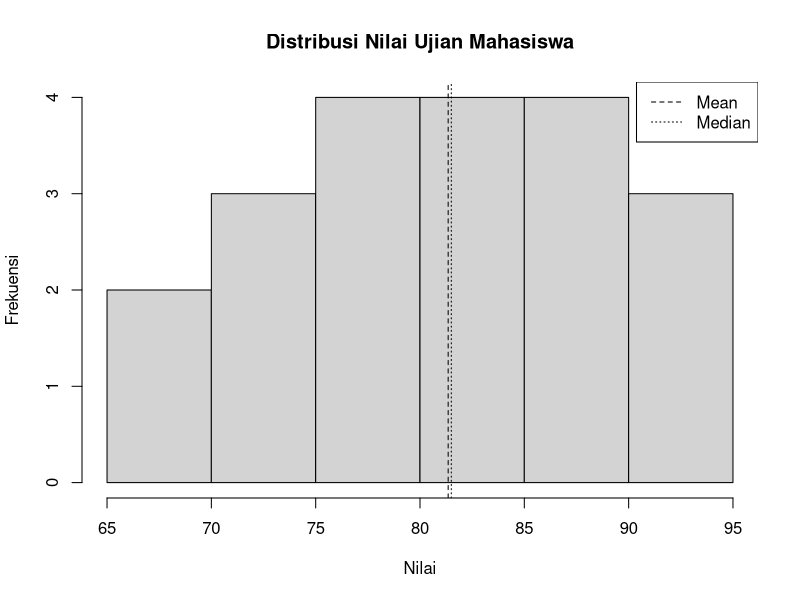
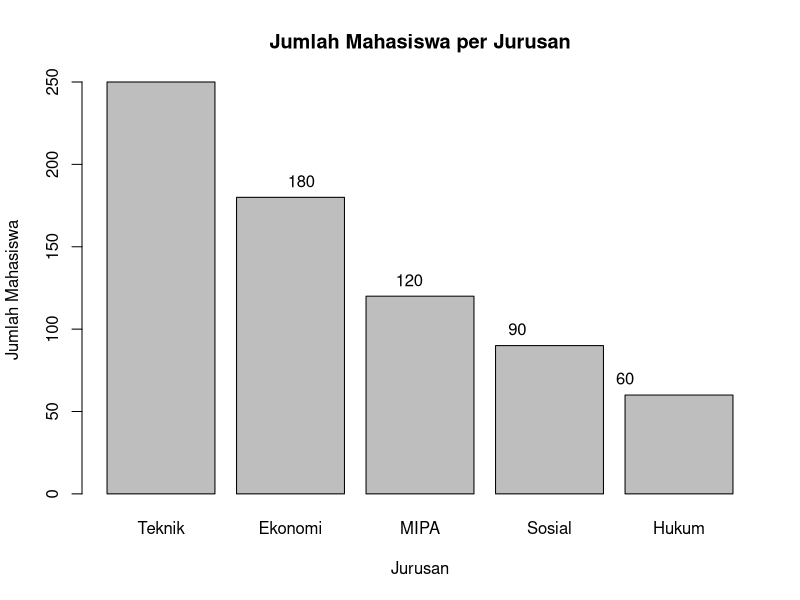
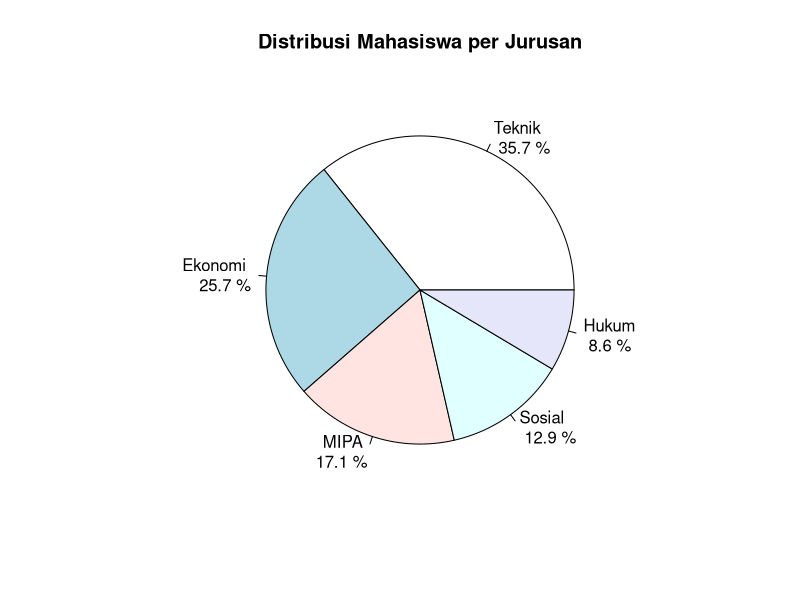
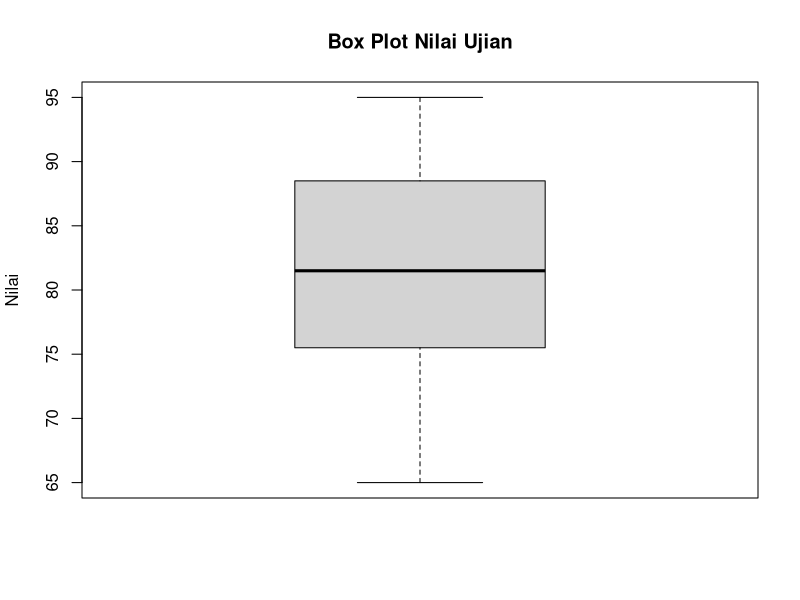
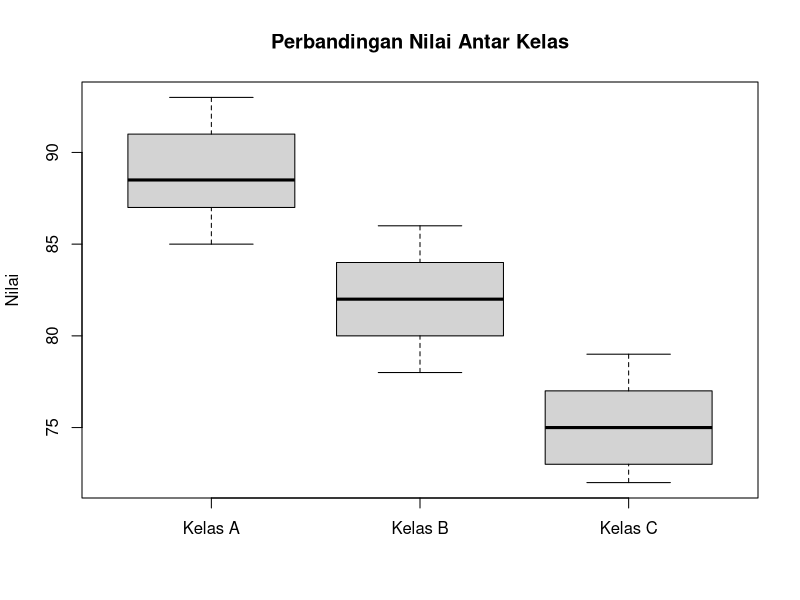
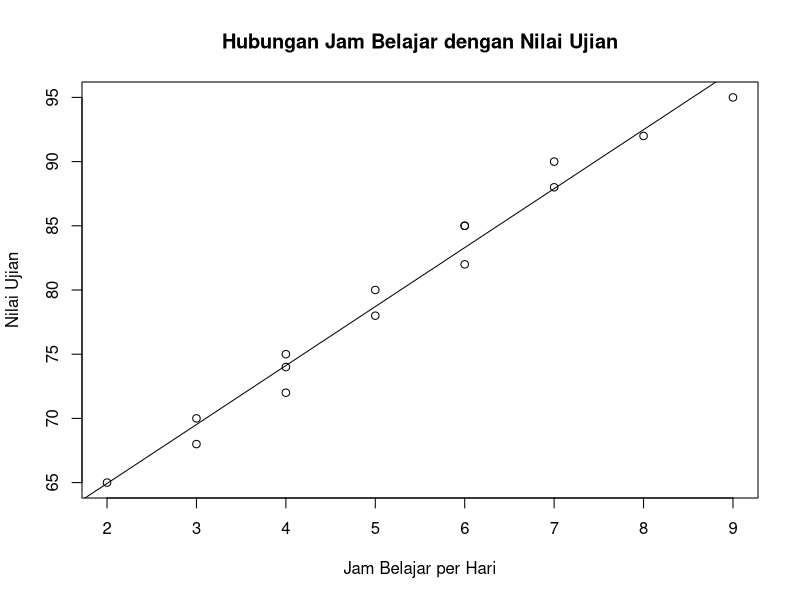
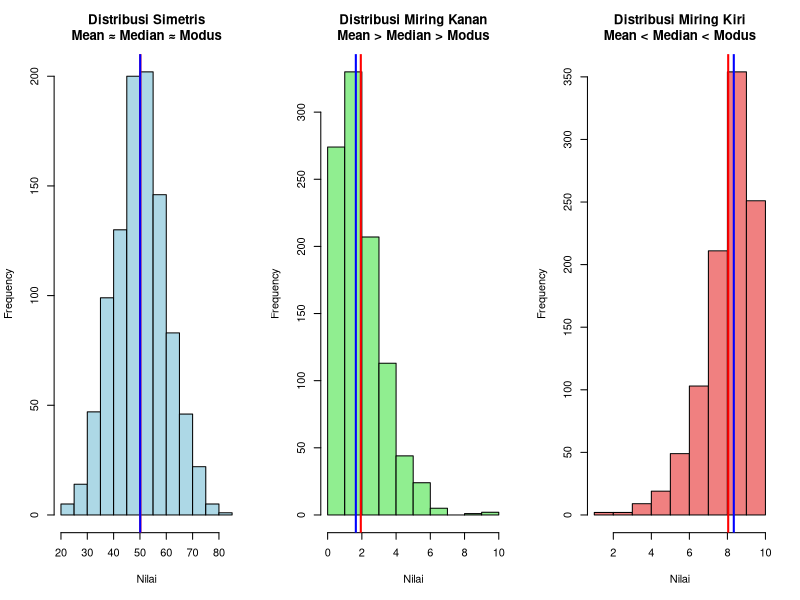

Generate these figures, in order, with R:
## ---- chunk 1
# Data contoh
nilai <- c(75, 82, 68, 90, 85, 78, 92, 65, 88, 79, 
           73, 86, 81, 94, 77, 89, 71, 83, 95, 76)

# Membuat tabel frekuensi untuk data kategorik
nilai_grade <- cut(nilai, breaks = c(0, 60, 70, 80, 90, 100), 
                   labels = c("E", "D", "C", "B", "A"))
tabel_frekuensi <- table(nilai_grade)
print(tabel_frekuensi)

# Tabel frekuensi dengan proporsi
prop.table(tabel_frekuensi)
## ---- chunk 2
# Histogram sederhana
hist(nilai, 
     main = "Distribusi Nilai Ujian Mahasiswa",
     xlab = "Nilai",
     ylab = "Frekuensi",
     breaks = 8)

# Menambahkan garis mean dan median
abline(v = mean(nilai), lty = 2)
abline(v = median(nilai), lty = 3)
legend("topright", 
       legend = c("Mean", "Median"), 
       lty = c(2, 3))
## ---- chunk 3
# Data kategorik
jurusan <- c("Teknik", "Ekonomi", "MIPA", "Sosial", "Hukum")
jumlah_mahasiswa <- c(250, 180, 120, 90, 60)

# Bar chart sederhana
barplot(jumlah_mahasiswa,
        names.arg = jurusan,
        main = "Jumlah Mahasiswa per Jurusan",
        xlab = "Jurusan",
        ylab = "Jumlah Mahasiswa")

# Menambahkan nilai di atas batang
text(x = seq_along(jumlah_mahasiswa), 
     y = jumlah_mahasiswa + 10, 
     labels = jumlah_mahasiswa)
## ---- chunk 4
# Pie chart sederhana
pie(jumlah_mahasiswa,
    labels = paste(jurusan, "\n", 
                   round(jumlah_mahasiswa/sum(jumlah_mahasiswa)*100, 1), "%"),
    main = "Distribusi Mahasiswa per Jurusan")
## ---- chunk 5
# Box plot untuk satu variabel
boxplot(nilai,
        main = "Box Plot Nilai Ujian",
        ylab = "Nilai")

# Box plot perbandingan antar grup
nilai_A <- c(85, 88, 92, 89, 87, 90, 93, 86, 91, 88)
nilai_B <- c(78, 82, 79, 85, 81, 83, 80, 84, 82, 86)
nilai_C <- c(72, 75, 73, 78, 76, 74, 77, 79, 75, 73)

boxplot(nilai_A, nilai_B, nilai_C,
        names = c("Kelas A", "Kelas B", "Kelas C"),
        main = "Perbandingan Nilai Antar Kelas",
        ylab = "Nilai")
## ---- chunk 6
# Data untuk scatter plot
jam_belajar <- c(2, 4, 3, 6, 5, 7, 4, 8, 5, 6, 3, 7, 4, 9, 6)
nilai_ujian <- c(65, 75, 70, 85, 78, 88, 72, 92, 80, 85, 68, 90, 74, 95, 82)

plot(jam_belajar, nilai_ujian,
     main = "Hubungan Jam Belajar dengan Nilai Ujian",
     xlab = "Jam Belajar per Hari",
     ylab = "Nilai Ujian")

# Menambahkan garis regresi
abline(lm(nilai_ujian ~ jam_belajar))
## ---- chunk 7
# Simulasi distribusi berbeda
par(mfrow = c(1, 3))

# Distribusi simetris
set.seed(123)
data_simetris <- rnorm(1000, 50, 10)
hist(data_simetris, main = "Distribusi Simetris\nMean ≈ Median ≈ Modus", 
     col = "lightblue", xlab = "Nilai")
abline(v = mean(data_simetris), col = "red", lwd = 2)
abline(v = median(data_simetris), col = "blue", lwd = 2)

# Distribusi miring kanan
data_kanan <- rgamma(1000, 2, 1)
hist(data_kanan, main = "Distribusi Miring Kanan\nMean > Median > Modus", 
     col = "lightgreen", xlab = "Nilai")
abline(v = mean(data_kanan), col = "red", lwd = 2)
abline(v = median(data_kanan), col = "blue", lwd = 2)

# Distribusi miring kiri  
data_kiri <- 10 - rgamma(1000, 2, 1)
hist(data_kiri, main = "Distribusi Miring Kiri\nMean < Median < Modus", 
     col = "lightcoral", xlab = "Nilai")
abline(v = mean(data_kiri), col = "red", lwd = 2)
abline(v = median(data_kiri), col = "blue", lwd = 2)
